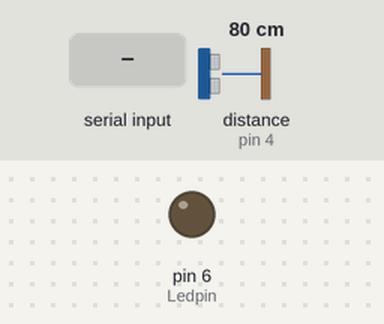
A sketch run on a simulated Arduino Uno, built with avr-gcc and run on an emulated ATmega328P. On the bench: output pins drawn as LEDs (lit = HIGH). Wiring (inferred from the names in the program): ultrasonic range finder: trigger pin 5; echo pin 4. The inputs (shaded band) are chosen by the test bench; at power-on: distance to the obstacle (sensor on pin 4) 80 cm. The echo pulse lasts 58.3 µs per cm; pins used as bus, display or sensor lines are not drawn; what the sketch prints to the serial monitor is not drawn.

Above: at 1.2 s.
1.3 s: "30,150\n" received over Serial
Timing chart, 0 to 4.3 s (numbered marks = the images above; inputs shaded):
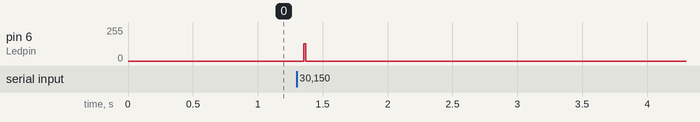

Measured:
- after the input at 1.3 s, pin 6 (Ledpin): 0/255 → 129/255 after 0.06 s, → 0/255 0.02 s later

The sketch:

diodebrightnesscontrol.ino
```cpp
int TrigPin = 5;
int EchoPin = 4;
int Ledpin = 6;
long rast, cm;
int i;
int incomingByte = 0;
void setup() {
  Serial.begin(9600);
  pinMode(TrigPin, OUTPUT);
  pinMode(EchoPin, INPUT);
  pinMode(Ledpin, OUTPUT);
}
void loop() {
  digitalWrite(TrigPin, LOW);
  delayMicroseconds(5);
  digitalWrite(TrigPin, HIGH);
  delayMicroseconds(10);
  digitalWrite(TrigPin, LOW);
  rast = pulseIn(EchoPin, HIGH);
  cm = (rast * 340) / 20000;
  if (cm > 46) {
    cm = 46;
  }
  Serial.println(cm);
  if (Serial.available() > 0) {
    incomingByte = Serial.read() - '0';
  }
  if ((cm >= 3) and (incomingByte == 1)) {
    i = (255 / (80 - 3)) * (cm - 3);
  } else {
    i = 0;
  }
  analogWrite(Ledpin, i);
  delay(10);
}
```
